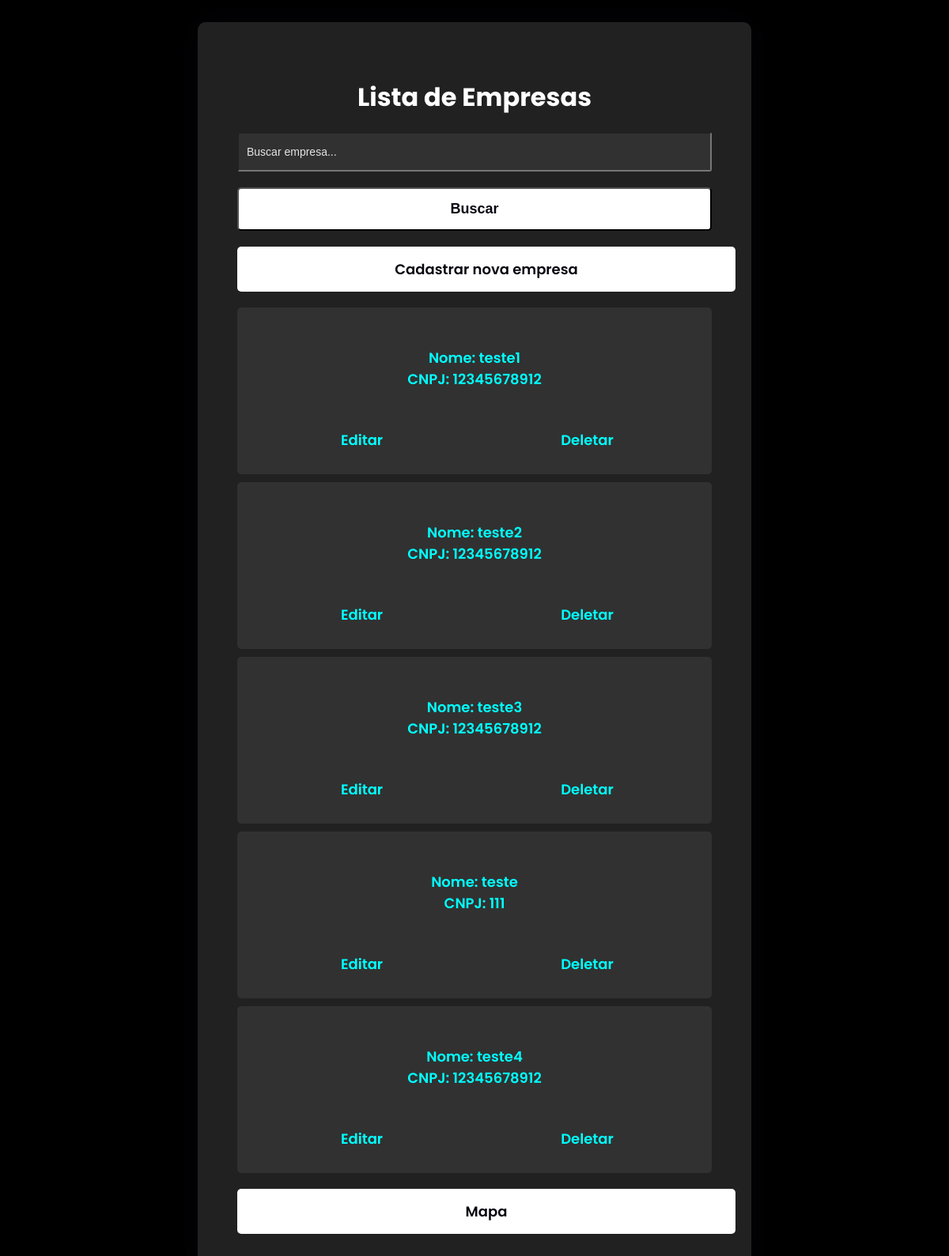
The app's page /clientes/ (signed in) with its own data.
### mapa/models.py (models this page shows, shortened)
class Empresa(models.Model):
    nome_empresa = models.CharField(max_length=255)
    nome = models.CharField(max_length=255)
    email = models.EmailField()
    telefone = models.CharField(max_length=20)
    cnpj = models.CharField(max_length=20)

### mapa/views.py (the view)
# urls.py: path('clientes/', empresa_list, name='empresaList'),
@login_required
def empresa_list(request):
    q = request.GET.get('q')
    if q:
        empresas_list = Empresa.objects.filter(nome__icontains=q)
    else:
        empresas_list = Empresa.objects.all()
    return render(request, './customer_list.html', {'empresas': empresas_list})

### mapa/templates/customer_list.html (shortened to what this page needs)
<!DOCTYPE html>
<html lang="pt-br">
<head>
    <link rel="stylesheet" href="https://cdnjs.cloudflare.com/ajax/libs/font-awesome/5.15.4/css/all.min.css">
</head>
<body>
    <div class="container">
        <h1>Lista de Empresas</h1>
        <form action="" method="get">
            <input type="search" name="q" placeholder="Buscar empresa...">
            <button type="submit">Buscar</button>
        </form>
        <a href="{% url 'empresa_create' %}" class="button">Cadastrar nova empresa</a>
        <ul>
            {% for empresa in empresas %}
                <li>
                    <a href="{% url 'empresa_detail' empresa.pk %}">Nome: {{ empresa.nome_empresa}} <br> CNPJ: {{ empresa.cnpj}}</a>
                    <div class="nomebom">
                        <a href="{% url 'empresa_edit' empresa.pk %}" class="botoes">Editar</a>
                        <a href="{% url 'empresa_delete' empresa.pk %}" class="botoes">Deletar</a>
                    </div>
                </li>
            {% empty %}
                <li>Não há empresas cadastradas.</li>
            {% endfor %}
        </ul>
        <a href="{% url 'all-addresses-map' %}" class="button">Mapa</a>
    </div>
</body>
</html>

### mapa/templates/customer_list.html (style rules this page uses)
body { background-color: #000000; color: #ffffff; font-family: 'Poppins', sans-serif; display: flex; flex-direction: column; align-items: center; padding: 20px; }
.container { background-color: rgba(255,255,255,0.13); border-radius: 10px; padding: 50px; width: 600px; box-shadow: 0 0 40px rgba(8,7,16,0.6); margin-bottom: 20px; }
h1 { text-align: center; margin-bottom: 20px; }
ul { list-style: none; padding: 0; margin: 20px 0; }
li { background-color: rgba(255,255,255,0.07); padding: 15px; border-radius: 5px; margin-bottom: 10px; }
a.button { display: block; margin-top: 20px; padding: 15px; border-radius: 5px; text-decoration: none; font-size: 18px; font-weight: 600; background-color: #ffffff; color: #080710; text-align: center; }
a { display: flex; justify-content: center; align-items: center; margin-top: 20px; width: 100%; padding: 15px 0; font-size: 18px; font-weight: 600; border-radius: 5px; cursor: pointer; text-align: center; text-decoration: none; color:aqua; }
.nomebom { display: flex; }
input { display: block; height: 50px; width: 100%; background-color: rgba(255,255,255,0.07); border-radius: 3px; padding: 0 10px; margin-top: 8px; font-size: 14px; font-weight: 300; color: #ffffff; }
::placeholder { color: #e5e5e5; }
button { margin-top: 20px; width: 100%; background-color: #ffffff; color: #080710; padding: 15px 0; font-size: 18px; font-weight: 600; border-radius: 5px; cursor: pointer; }

### records on screen
Empresa: nome_empresa "teste1", cnpj "12345678912"
Empresa: nome_empresa "teste2", cnpj "12345678912"
Empresa: nome_empresa "teste3", cnpj "12345678912"
Empresa: nome_empresa "teste", cnpj "111"
Empresa: nome_empresa "teste4", cnpj "12345678912"
